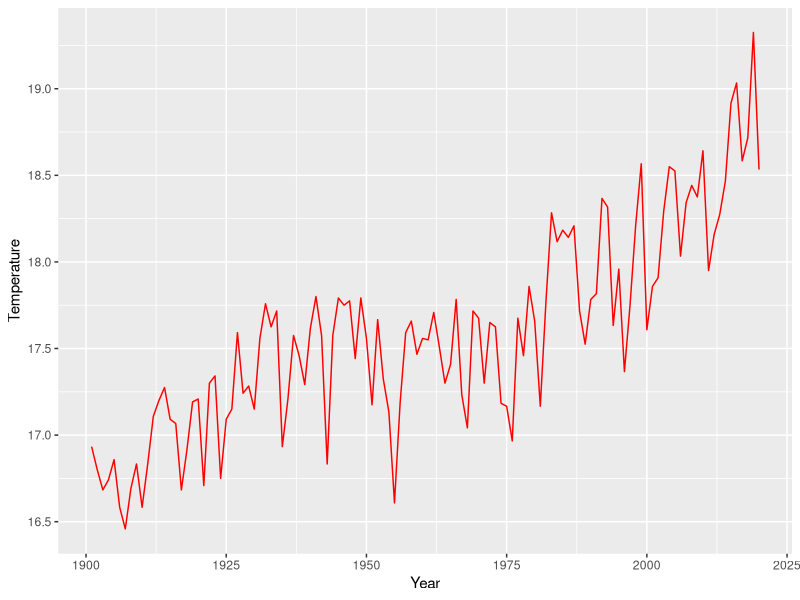
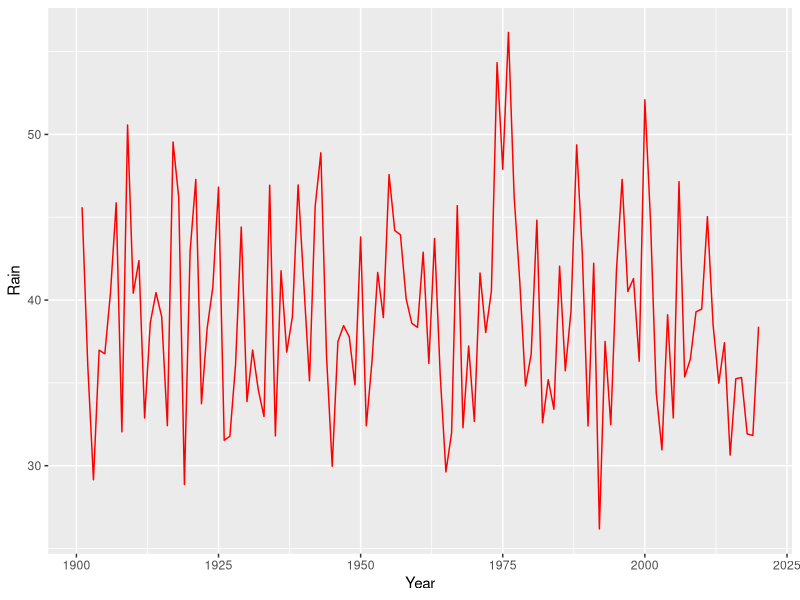

These charts were generated, in order, by the following R code: (Note: this script raises an error after producing the figures.)
# readme_figs.R

# script to create png figures
# you can easily merge all the PNG into a unique GIF by running
# convert -delay 15 -loop 0 *.png <your_gif_name>.gif
  
rm(list = ls())
gc()
library(gganimate)

# load climate data
X <- read.csv('../data/climate_pred.csv')[,-1]
X <- X[complete.cases(X),]

# create fake group for coloring
group <- factor(rep('2', nrow(X)), levels = c(0,1,2))

# create plot for temperature
p <-
  ggplot(X, aes(x = year, y=temp_obs, color = group) ) + # add axis
  geom_line() + # add line 
  scale_color_manual(values=c("red")) + # add color 
  theme(legend.position="none") + # remove legend
  labs(x = "Year", y = 'Temperature') # add labels
p

# p + transition_reveal(year) 

# create plot for temperature
p <-
  ggplot(X, aes(x = year, y=rain_obs, color = group) ) + # add axis
  geom_line() + # add line 
  scale_color_manual(values=c("red")) + # add color 
  theme(legend.position="none") + # remove legend
  labs(x = "Year", y = 'Rain') # add labels
p

# p + transition_reveal(year) 


# y wide ----------------------------------------------------------------

Y_wide <- read.csv('Y_wide.csv')[,-1]
X <- melt(Y_wide[1:(P-2)], id.var = 'year')
X <- melt(Y_wide[,c(1,(P-1):P)], id.var = 'year')

#plot
p <-
  ggplot(X, aes(x=year,y=value,group=variable,colour=variable)) +
  geom_line(size = .5) +
  geom_line(aes(lty=variable)) +
  scale_y_log10(breaks=c(1,2,5,10,25)) +
  labs(x = "Year", y = 'Individual Count') # add labels
p

p + transition_reveal(year)
